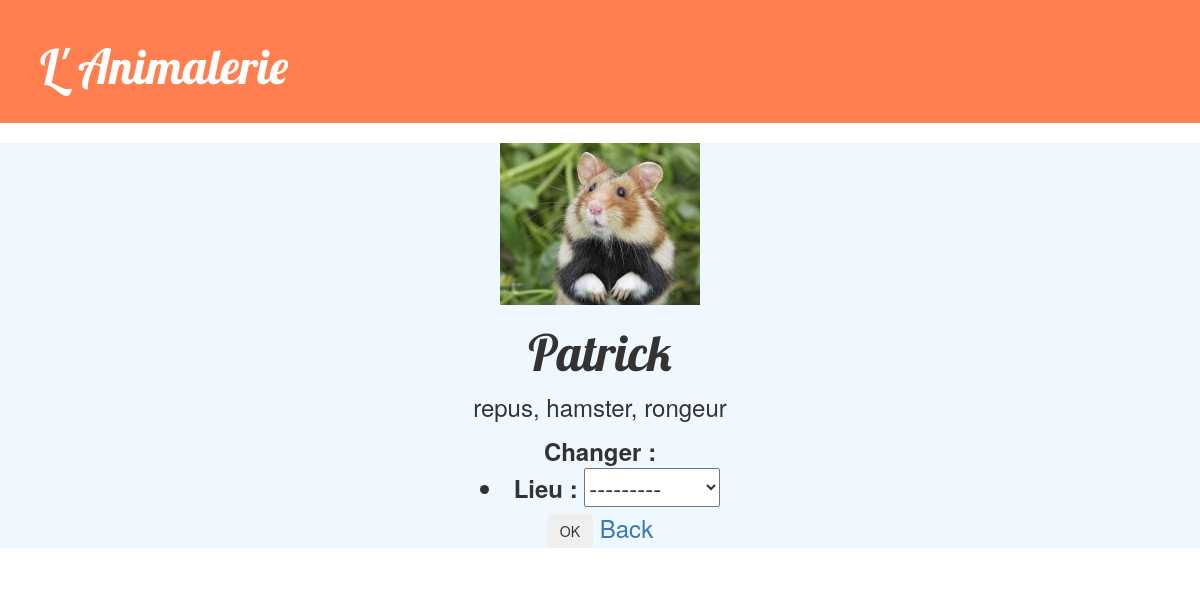
The app's page /animal/Patrick/ with its own data.
### animalerie/models.py (models this page shows, shortened)
class Animal(models.Model):
    id_animal = models.CharField(max_length=20, primary_key=True)
    etat = models.CharField(max_length=20)
    type = models.CharField(max_length=20)
    race = models.CharField(max_length=20)
    photo = models.CharField(max_length=200)
    lieu = models.ForeignKey(Equipement, on_delete=models.CASCADE)
    date = models.DateTimeField(blank=True, null=True)

### animalerie/views.py (the view)
# urls.py: path("animal/<str:pk>/", views.animal_detail, name="animal_detail"),
def animal_detail(request, pk):
    animal = get_object_or_404(Animal, pk=pk)
    lieu = Animal.lieu
    message = ""
    if request.method == "POST":
        ancien_lieu = get_object_or_404(Equipement, id_equip=animal.lieu.id_equip)
        form = MoveForm(request.POST, instance=animal)
        if form.is_valid():
            form.save(commit=False)
            if animal.lieu.disponibilite == "libre":
                ancien_lieu.disponibilite = "libre"
                nouveau_lieu = get_object_or_404(
                    Equipement, id_equip=animal.lieu.id_equip
                )
                if not nouveau_lieu.id_equip == "Litière":
                    nouveau_lieu.disponibilite = "occupé"
                if ancien_lieu.id_equip == "Nid" and nouveau_lieu.id_equip == "Litière":
                    animal.etat = "affamé"
                elif (
                    ancien_lieu.id_equip == "Litière"
                    and nouveau_lieu.id_equip == "Mangeoire"
                ):
                    animal.etat = "repus"
                elif (
                    ancien_lieu.id_equip == "Mangeoire"
                    and nouveau_lieu.id_equip == "Roue"
                ):
                    animal.etat = "fatigué"
                elif ancien_lieu.id_equip == "Roue" and nouveau_lieu.id_equip == "Nid":
                    animal.etat = "endormi"
                else:
                    form.clean()
                    message = "Mouvement non autorisé"
                    print("Mouvement interdit")
                    return render(request,"animalerie/animal_detail.html",{"animal": animal, "lieu": lieu, "form": form, "message": message})
                ancien_lieu.save()
                nouveau_lieu.save()
                animal.save()
                return redirect("animal_detail", pk=pk)
            else:
                form.clean()
                message = "Equipement déjà occupé"
                print("Equipement occupe")
                return render(request,"animalerie/animal_detail.html",{"animal": animal, "lieu": lieu, "form": form, "message": message})
        else:
            form = MoveForm()
    else:
        form = MoveForm()
    return render(
        request,
        "animalerie/animal_detail.html",
        {"animal": animal, "lieu": lieu, "form": form, "message": message},
    )

### animalerie/forms.py
class MoveForm(forms.ModelForm):
    class Meta:
        model = Animal
        fields = ("lieu",)

### animalerie/models.py (called while the page is built)
    def __str__(self):
        return self.id_equip

### animalerie/templates/animalerie/animal_detail.html (shortened to what this page needs)
{% extends 'animalerie/base.html' %}
{% load static %}
{% block 1 %}
<link rel="stylesheet" href="{% static 'css/animal_detail.css' %}">
<div id="animaldesc">
    <img src={% static animal.photo %}>
    <h1 id="titredesc">{{ animal.id_animal }}</h1>
    <p>{{ animal.etat }}, {{ animal.race }}, {{ animal.type }}</p>
    <form method="POST" class="post-form">{% csrf_token %}
        <b> Changer : </b> {{ form.as_ul }}
        <button type="submit" class="btn btn-outline-light">OK</button>
        <a href="{% url 'accueil' %}">Back</a>
    </form>
</div>
{% endblock %}

### animalerie/static/css/animalerie.css (style rules this page uses)
h1, h2, h3, h4 { font-family: 'Lobster', cursive; }
#titredesc { font-size: 50px; }
#equipdesc, #animaldesc { margin-top: 20px; text-align: center; font-size: x-large; }

### animalerie/static/css/animal_detail.css (style rules this page uses)
#animaldesc { margin-top: 20px; text-align: center; font-size: x-large; background-color: aliceblue; }

### records on screen
Animal: photo (picture), id_animal "Patrick", etat "repus", race "hamster", type "rongeur"
